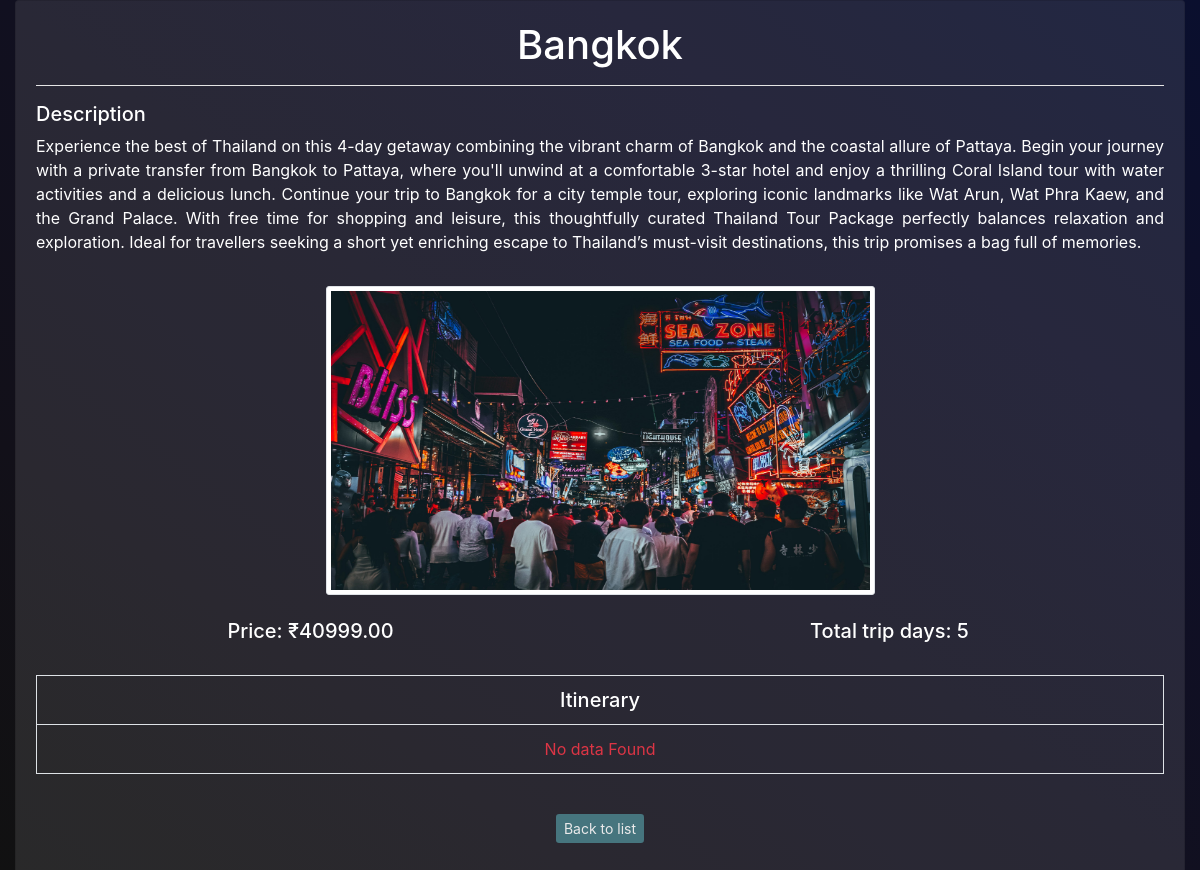
The page /get-tour-detail-view/3/ (signed in) on the database its author committed.
### admin_app/models.py (models this page shows)
class TourList(models.Model):
    place_name = models.CharField(max_length=255)
    description = models.TextField()
    price = models.DecimalField(max_digits=10,decimal_places=2)
    image = models.FileField(upload_to='uploads/images')
    total_trip_days = models.IntegerField()
    created_at = models.DateTimeField(auto_now_add= True)

### admin_app/views.py (the view)
# urls.py: path('get-tour-detail-view/<int:tour_id>/',views.get_tour_view_data,name='get_tour_detail_view'),
@login_required(login_url='/')
def get_tour_view_data(request,tour_id):
    if request.method == 'GET':
        try:
            tour_itinerary_instance = Itinerary.objects.filter(tour = tour_id).order_by('day')
            tour_instance = TourList.objects.get(pk = tour_id)
            print([data.tour.place_name  for data in tour_itinerary_instance ])
        except Itinerary.DoesNotExist:
            messages.error(request,'Invalid tour place id')
            return redirect('/get-tour-plans')
        return render(request,'tour_pages/admin_tour_view_page.html',{'tour_instance':tour_instance,'tour_itinerary_instance':tour_itinerary_instance})
    return render(request,'tour_pages/admin_tour_list_page.html')

### admin_app/templates/tour_pages/admin_tour_view_page.html (shortened to what this page needs)
{% extends 'layout/base_layout.html' %}
{% block content %}
    <div class="container-fluid">
      <div class="row">
        <div class="col-12" id="card">
          <div class="card" id="viewCardBody">
            <div class="card-body">
              {% if tour_instance %}
              <h1 class="card-title text-center text-white">
                {{tour_instance.place_name}}
              </h1>
              <hr class="bg-white" />
              <h5 class="text-white">Description</h5>
              <p class="card-text text-justify text-white">
                {{tour_instance.description}}
              </p>
              <div class="row">
                <div class="col-3"></div>
                <div
                  class="col-6"
                  style="display: flex; justify-content: center"
                >
                  <img
                    class="card-img img-thumbnail mt-3"
                    src="/media/{{tour_instance.image}}"
                    alt="img"
                    style="aspect-ratio: 16/9"
                  />
                </div>
              </div>
              <div class="row text-white mt-4 h5">
                <div class="col text-center">
                  Price:&nbsp;&#8377;{{tour_instance.price}}
                </div>
                <div class="col text-center h5">
                  Total trip days:&nbsp;{{tour_instance.total_trip_days}}
                </div>
              </div>
              <div class="table-responsive mt-4">
                <table class="table table-bordered text-white">
                  <tr>
              {% endif %}
                <th colspan="2" class="text-center h5">Itinerary</th>
              </tr>
              {% if tour_itinerary_instance %}
              {% for data in tour_itinerary_instance %}
              <tr>
                    <td class="align-middle w-25 text-center">Day {{data.day}}</td>
                    <td>
                      {{data.activities}}
                    </td>
                  </tr>
                  {% endfor %}
                  {% else %}
                  <tr>
                    <td class="align-middle w-25 text-center text-danger">No data Found</td>
                  </tr>
                {% endif %}
                </table>
              </div>
              <div class="d-flex justify-content-center">
                <a
                  href="{% url 'get_tour_list' %}"
                  class="btn btn-sm text-white my-4"
                  id="back-btn"
                  style="background-color: #4a7e87; border: none"
                  >Back to list</a
                >
              </div>
            </div>
          </div>
        </div>
      </div>
    </div>
{% endblock %}

### admin_app/templates/tour_pages/admin_tour_view_page.html (style rules this page uses)
body { background-image: linear-gradient( to right top, #111111, #121019, #111020, #0f0f27, #0a0f2e ); min-height: 100vh; height: 100%; }
#back-btn { opacity: 0.9; }
#viewCardBody { background-color: rgba(255, 255, 255, 0.1); }

### rows shown on the page
TourList: place_name "Bangkok", description "Experience the best of Thailand on this 4-day getaway combining the vibrant charm of Bangkok and the coastal allure of Pattaya. Begin your journey with a private transfer from Bangkok to Pattaya, where you'll unwind at a comfortable 3-star hotel and enjoy a thrilling Coral Island tour with water activities and a delicious lunch. Continue your trip to Bangkok for a city temple tour, exploring iconic landmarks like Wat Arun, Wat Phra Kaew, and the Grand Palace. With free time for shopping and leisure, this thoughtfully curated Thailand Tour Package perfectly balances relaxation and exploration. Ideal for travellers seeking a short yet enriching escape to Thailand’s must-visit destinations,…", image (picture), price "40999.00", total_trip_days "5"
